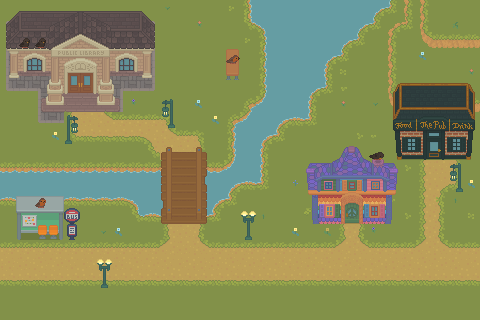

A 2D game scene composited from a Tiled map and its tileset images. What follows is a short description and the map's XML, with each tile layer's data collapsed to a summary:
An orthogonal 30x20 tile map with 16x16 px tiles, 8 tile layers (base, layering, paths, bridge, ...), 5 tilesets and 7 objects (startingPoint, enterLibrary, enterRoom, enterPub, enterBusStop, ...).

<map version="1.10" tiledversion="1.10.2" orientation="orthogonal" renderorder="right-down" width="30" height="20" tilewidth="16" tileheight="16" infinite="0" nextlayerid="13" nextobjectid="30">
 <tileset firstgid="1" source="cosy_town_tiles.tsx" />
 <tileset firstgid="3016" source="buildings.tsx" />
 <tileset firstgid="8488" source="interior.tsx" />
 <tileset firstgid="17523" source="bird_robin_animations.tsx" />
 <tileset firstgid="17555" source="bird_common_black_animations.tsx" />
 <layer id="1" name="base" width="30" height="20">
  <data>[600 cells, 599 non-empty, 11 distinct tile ids]</data>
 </layer>
 <layer id="7" name="layering" width="30" height="20">
  <data>[600 cells, 36 non-empty, 9 distinct tile ids]</data>
 </layer>
 <layer id="3" name="paths" width="30" height="20">
  <data>[600 cells, 256 non-empty, 43 distinct tile ids]</data>
 </layer>
 <layer id="6" name="bridge" width="30" height="20">
  <data>[600 cells, 15 non-empty, 15 distinct tile ids]</data>
 </layer>
 <layer id="2" name="grass" width="30" height="20">
  <data>[600 cells, 36 non-empty, 16 distinct tile ids]</data>
 </layer>
 <layer id="5" name="buildings" width="30" height="20">
  <data>[600 cells, 144 non-empty, 142 distinct tile ids]</data>
 </layer>
 <layer id="8" name="accessories" width="30" height="20">
  <data>[600 cells, 12 non-empty, 6 distinct tile ids]</data>
 </layer>
 <layer id="9" name="animals" width="30" height="20">
  <data>[600 cells, 5 non-empty, 4 distinct tile ids]</data>
 </layer>
 <objectgroup id="11" name="gameObjects">
  <object id="16" name="startingPoint" x="0.624064" y="255.866" width="16" height="16">
   <properties>
    <property name="spawnpoint" type="bool" value="true" />
   </properties>
  </object>
  <object id="17" name="enterLibrary" x="64.7519" y="72.3722" width="32" height="40.5">
   <properties>
    <property name="activityStr" value="study at the library" />
    <property name="activityTime" type="int" value="2" />
    <property name="activityType" value="study" />
    <property name="changeAmount" value="0.3,0.2,0.15" />
    <property name="isActivity" type="bool" value="true" />
   </properties>
  </object>
  <object id="19" name="enterRoom" x="341.987" y="200.325" width="20" height="41">
   <properties>
    <property name="isNewMap" type="bool" value="true" />
    <property name="newMap" value="inside_house" />
    <property name="newMapStr" value="go into your house" />
   </properties>
  </object>
  <object id="21" name="enterPub" x="424.988" y="144.159" width="30.5" height="41.75">
   <properties>
    <property name="activityStr" value="go for drinks" />
    <property name="activityTime" type="int" value="2" />
    <property name="activityType" value="entertain" />
    <property name="changeAmount" value="0.4,0.25" />
    <property name="isActivity" type="bool" value="true" />
   </properties>
  </object>
  <object id="23" name="enterBusStop" x="16.2257" y="230.904" width="62.5791" height="24.9925">
   <properties>
    <property name="activityStr" value="head to town" />
    <property name="activityTime" type="int" value="3" />
    <property name="activityType" value="entertain" />
    <property name="changeAmount" value="0.2,0.1" />
    <property name="isActivity" type="bool" value="true" />
   </properties>
  </object>
  <object id="28" name="feedTheDucks" x="220.551" y="44.9123" width="21.6541" height="35.2882">
   <properties>
    <property name="activityStr" value="feed the ducks" />
    <property name="activityTime" type="int" value="1" />
    <property name="activityType" value="entertain" />
    <property name="changeAmount" value="0.1,0.05" />
    <property name="isActivity" type="bool" value="true" />
   </properties>
  </object>
  <object id="29" name="climbTower" x="389.774" y="0" width="90.5464" height="80.9223">
   <properties>
    <property name="activityStr" value="climb clifford's tower" />
    <property name="activityTime" type="int" value="1" />
    <property name="activityType" value="entertain" />
    <property name="changeAmount" value="0.1,0.2" />
    <property name="isActivity" type="bool" value="true" />
   </properties>
  </object>
 </objectgroup>
</map>
